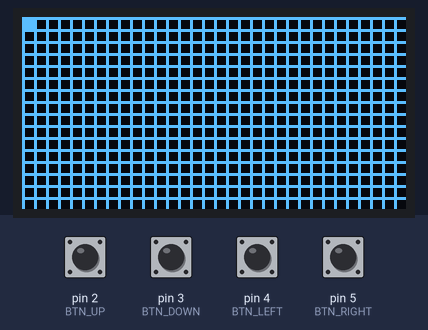
Simulated run of this sketch. Board: Arduino Uno, built with avr-gcc and run on an emulated ATmega328P. On the bench: 128×64 one-colour display. Inputs (shaded band) come from the test bench; at power-on: pin 2 (BTN_UP), pin 3 (BTN_DOWN), pin 4 (BTN_LEFT), pin 5 (BTN_RIGHT) HIGH.

Above: at 1.2 s.
1.3 s: pin 3 (BTN_DOWN) pulled LOW for 1 s
At 3.4 s:
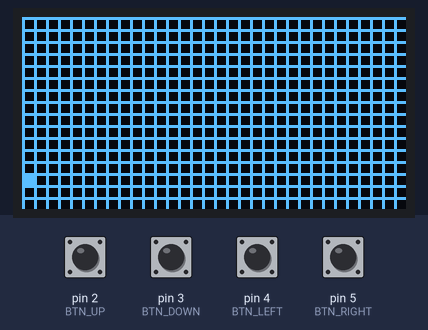
3.8 s: pin 5 (BTN_RIGHT) pulled LOW for 0.15 s
At 4.9 s:
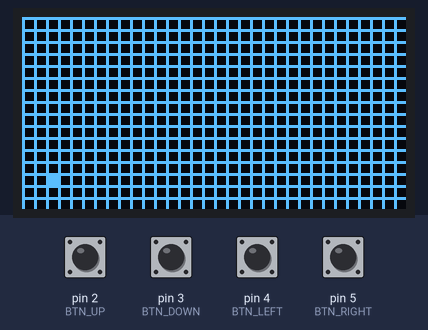
5.4 s: pin 2 (BTN_UP) pulled LOW for 0.15 s
At 6.7 s:
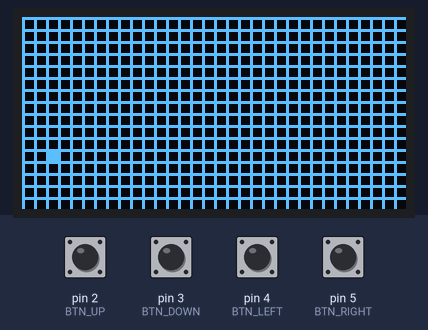
7.0 s: pin 4 (BTN_LEFT) pulled LOW for 0.15 s
At 7.7 s:
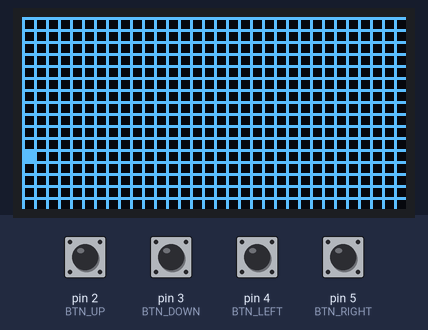
8.6 s: pin 5 (BTN_RIGHT) pulled LOW for 1 s
At 10.6 s:
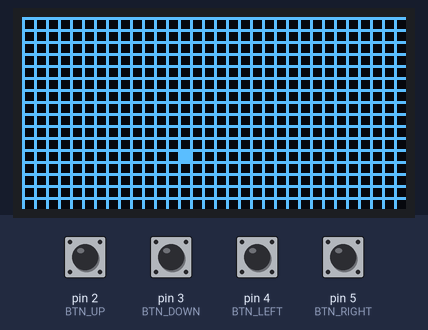
11.1 s: pin 2 (BTN_UP) pulled LOW for 1 s
At 13.0 s:
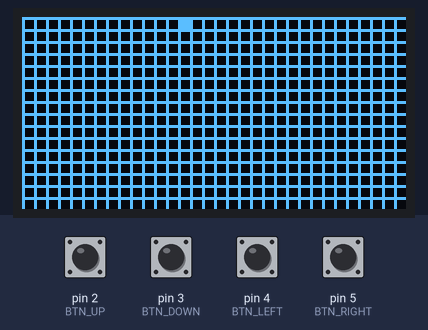
Timing chart, 0 to 14.5 s (numbered marks = the images above; inputs shaded):
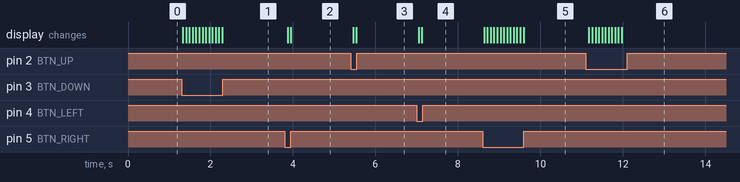

Measured:
- after the input at 1.3 s, the display: first changes at once (image 1 shows a later state)
- after the input at 3.8 s, the display: first changes after 0.07 s (image 2 shows a later state)
- after the input at 5.4 s, the display: first changes after 0.06 s (image 3 shows a later state)
- after the input at 7.0 s, the display: first changes after 0.05 s (image 4 shows a later state)
- after the input at 8.6 s, the display: first changes at once (image 5 shows a later state)
- after the input at 11.1 s, the display: first changes after 0.08 s (image 6 shows a later state)

The sketch:

led-lekce2.ino
```cpp
#include <Wire.h>
#include <Adafruit_GFX.h>
#include <Adafruit_SSD1306.h>

#define SCREEN_WIDTH 128
#define SCREEN_HEIGHT 64

Adafruit_SSD1306 display(SCREEN_WIDTH, SCREEN_HEIGHT, &Wire, -1);

// --- MŘÍŽKA ---
const int CELL = 3;
const int GAP  = 1;
const int STEP = CELL + GAP;

const int GRID_W = 32;
const int GRID_H = 16;

// --- POSTAVA ---
int playerX = 0;
int playerY = 0;

// --- TLAČÍTKA ---
const int BTN_UP    = 2;
const int BTN_DOWN  = 3;
const int BTN_LEFT  = 4;
const int BTN_RIGHT = 5;

void setup() {
  display.begin(SSD1306_SWITCHCAPVCC, 0x3C);

  pinMode(BTN_UP,    INPUT_PULLUP);
  pinMode(BTN_DOWN,  INPUT_PULLUP);
  pinMode(BTN_LEFT,  INPUT_PULLUP);
  pinMode(BTN_RIGHT, INPUT_PULLUP);
}

// --- VSTUP ---
void handleInput() {
  if (digitalRead(BTN_UP) == LOW && playerY > 0) {
    playerY--;
  }
  if (digitalRead(BTN_DOWN) == LOW && playerY < GRID_H - 1) {
    playerY++;
  }
  if (digitalRead(BTN_LEFT) == LOW && playerX > 0) {
    playerX--;
  }
  if (digitalRead(BTN_RIGHT) == LOW && playerX < GRID_W - 1) {
    playerX++;
  }
}

// --- KRESLENÍ ---
void drawGrid() {
  display.clearDisplay();

  for (int x = 0; x <= SCREEN_WIDTH; x += STEP) {
    display.drawLine(x, 0, x, SCREEN_HEIGHT, SSD1306_WHITE);
  }
  for (int y = 0; y <= SCREEN_HEIGHT; y += STEP) {
    display.drawLine(0, y, SCREEN_WIDTH, y, SSD1306_WHITE);
  }
}

void drawPlayer() {
  int px = playerX * STEP + GAP;
  int py = playerY * STEP + GAP;
  display.fillRect(px, py, CELL, CELL, SSD1306_WHITE);
}

void loop() {
  handleInput();
  drawGrid();
  drawPlayer();
  display.display();
  delay(50);
}
```
